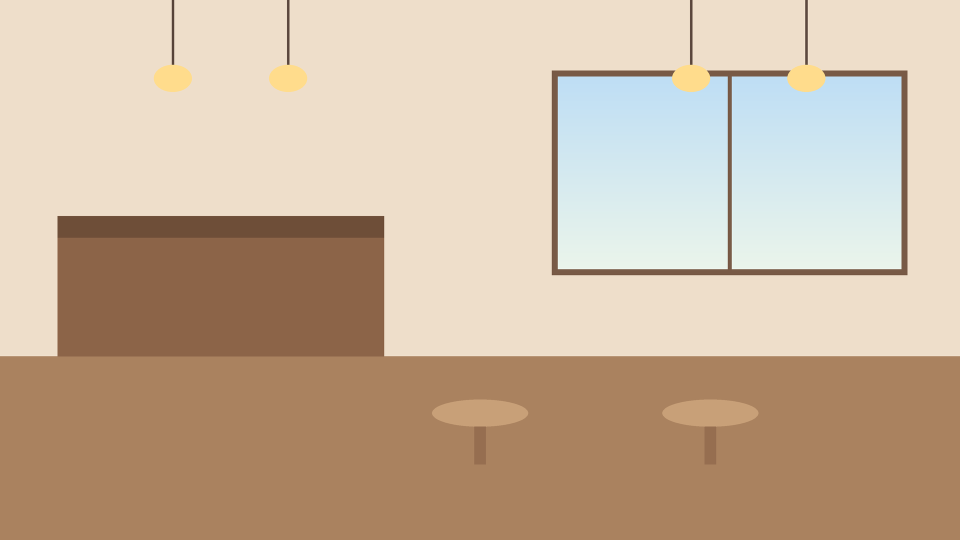
#> input picture LLMnpc/Assets/Art/Generated/bg_cafe.png, 1920 x 1080 px (shown at 1/2 size)
$ python -i make_backgrounds.py   (imports and definitions only)
#> lines starting #> are read from the running program, lines starting #| are printed output that depends on the picture; after the words box and inside, x2 and y2 are one past the last pixel; in counts of white or black regions, pixels touching at a corner belong together
#> further down, picture is the input picture: PIL image 1920x1080 RGB; mean R, G, B 201.1, 179.2, 156.4
#!/usr/bin/env python3
"""미연시용 배경 생성기 v2 — 음영/깊이감/색보정으로 고급스럽게 (자체 제작, 라이선스 free).
출력: LLMnpc/Assets/Art/Generated/bg_{campus,classroom,park,sunset,hallway,cafe}.png
사용: python tools/make_backgrounds.py
"""
import os
from PIL import Image, ImageDraw, ImageFilter, ImageEnhance, ImageChops

HERE = os.path.dirname(os.path.abspath(__file__))
OUT = os.path.join(os.path.dirname(HERE), "LLMnpc", "Assets", "Art", "Generated")
# [1 line not run here, left out]

W, H = 1920, 1080
SS = 2
CW, CH = W * SS, H * SS

def canvas():
    return Image.new("RGBA", (CW, CH), (255, 255, 255, 255))

def lerp(a, b, t):
    return tuple(int(a[i] + (b[i] - a[i]) * t) for i in range(3))

# [4 lines left out: function vfill, not called in this run]

def sky3(img, top, mid, bot, h0, h1):
    vfill(img, (0, 0, CW, (h0 + h1) // 2), top, mid)
    vfill(img, (0, (h0 + h1) // 2, CW, h1), mid, bot)

# [9 lines left out: functions soft_shadow, glow, not called in this run]

def clip(img, overlay, mask):
    overlay.putalpha(ImageChops.multiply(overlay.getchannel("A"), mask))
    img.alpha_composite(overlay)

def ellipse_mask(box):
    m = Image.new("L", (CW, CH), 0); ImageDraw.Draw(m).ellipse(box, fill=255); return m

def rect_mask(box):
    m = Image.new("L", (CW, CH), 0); ImageDraw.Draw(m).rectangle(box, fill=255); return m

# [35 lines left out: functions shade_box, cloud, tree, not called in this run]

def vignette(img, strength=0.40):
#> called with strength = 0.4
    w, h = img.size
#> w = 1920; h = 1080
    mask = Image.new("L", (w, h), 0)
#> mask: PIL image 1920x1080 L; every value is 0
    ImageDraw.Draw(mask).ellipse([-int(w * 0.12), -int(h * 0.12), int(w * 1.12), int(h * 1.12)], fill=255)
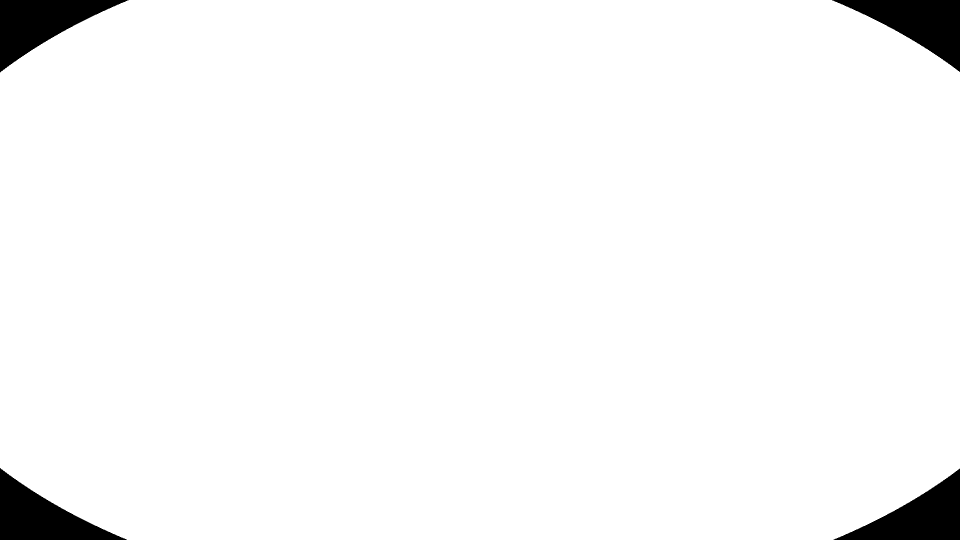
#> mask: PIL image 1920x1080 L (shown at 1/2 size); 96.8% white; 4 black regions, box (x1, y1, x2, y2) and area: (0, 0, 257, 145) 16789, (1664, 0, 1920, 144) 16644, (0, 936, 254, 1080) 16532, (1667, 937, 1920, 1080) 16388
    mask = mask.filter(ImageFilter.GaussianBlur(int(w * 0.10)))
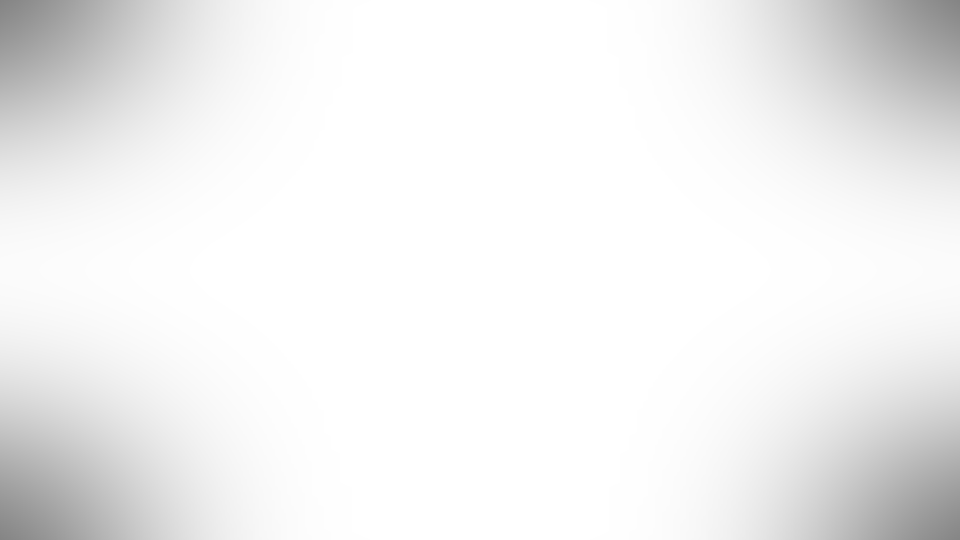
#> mask: PIL image 1920x1080 L (shown at 1/2 size); min 132, max 255, mean 240.8
    inv = ImageChops.invert(mask).point(lambda p: int(p * strength))
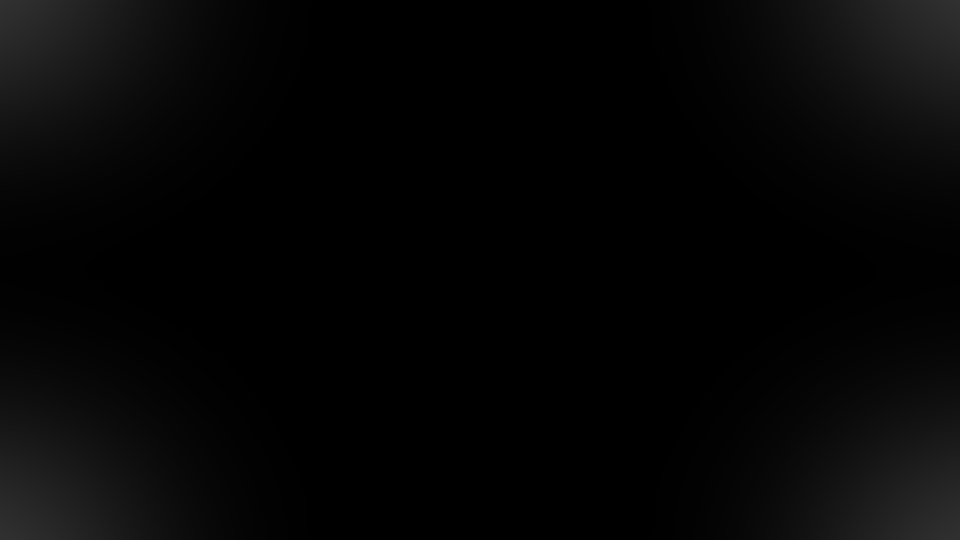
#> inv: PIL image 1920x1080 L (shown at 1/2 size); min 0, max 49, mean 5.4
    dark = Image.new("RGBA", (w, h), (0, 0, 0, 0)); dark.putalpha(inv)
#> after `dark = Image.new('RGBA', (w, h), (0, 0, 0, 0))`: dark: PIL image 1920x1080 RGBA; every value is 0
#> after `dark.putalpha(inv)`:
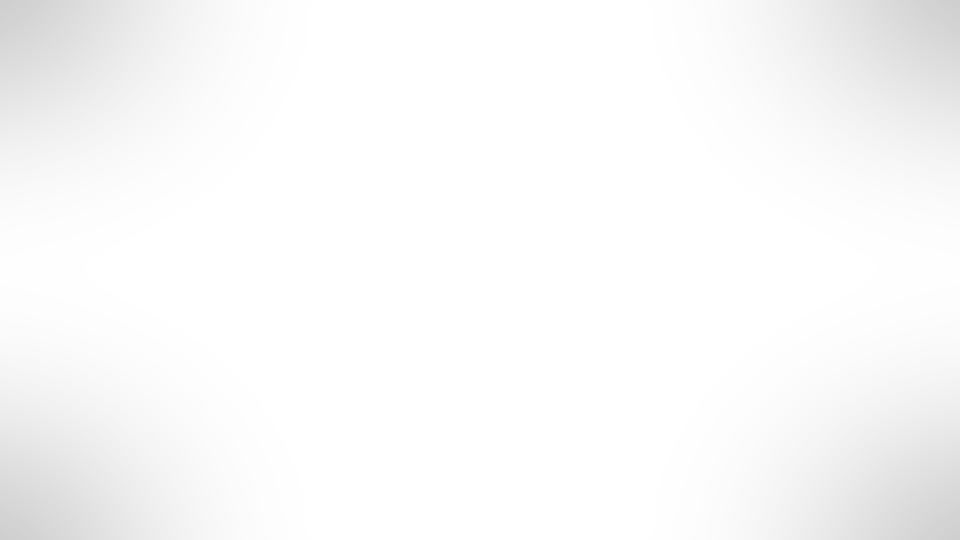
#> dark: PIL image 1920x1080 RGBA (shown at 1/2 size); mean R, G, B, A 0, 0, 0, 5.4; transparent parts drawn white
#> (the run stopped early here; a loop or call above may not have finished)
